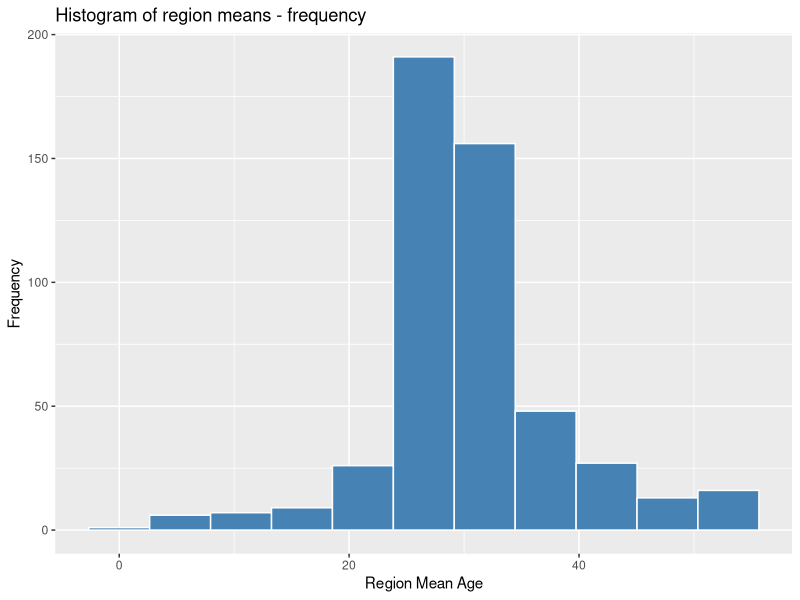
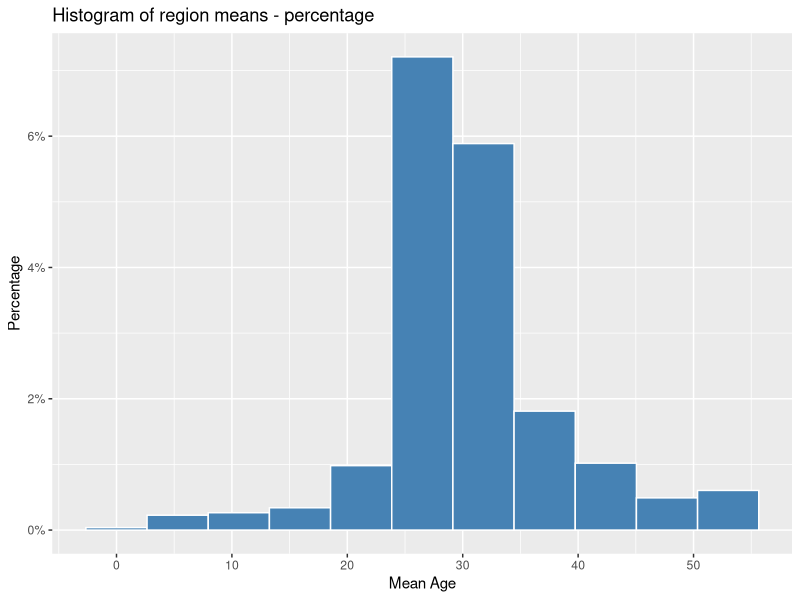
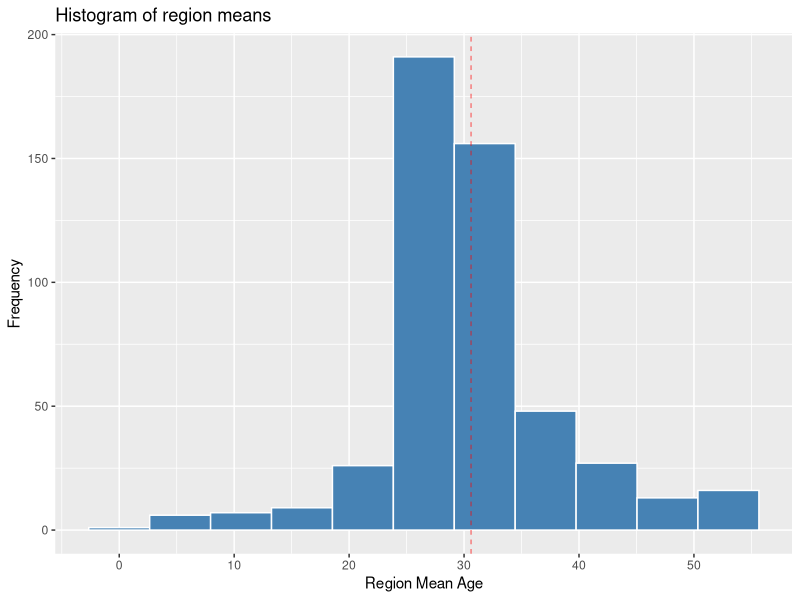
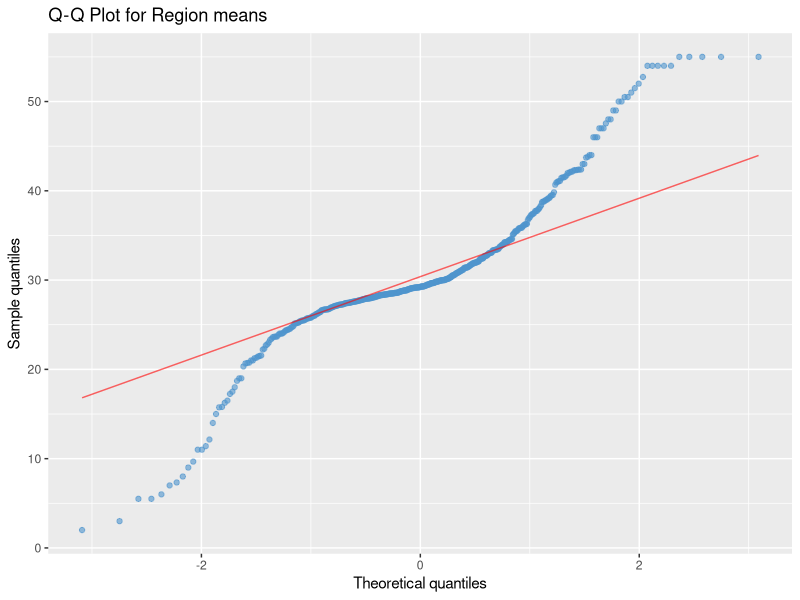
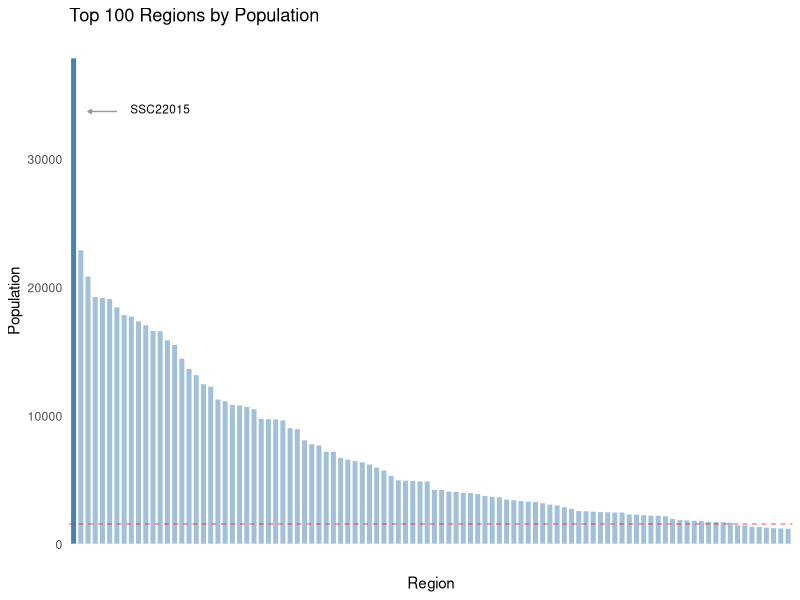
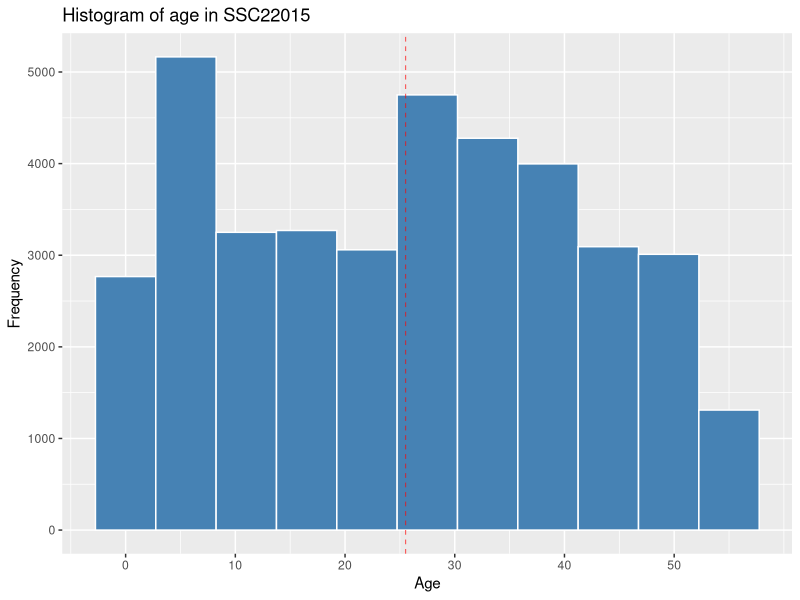
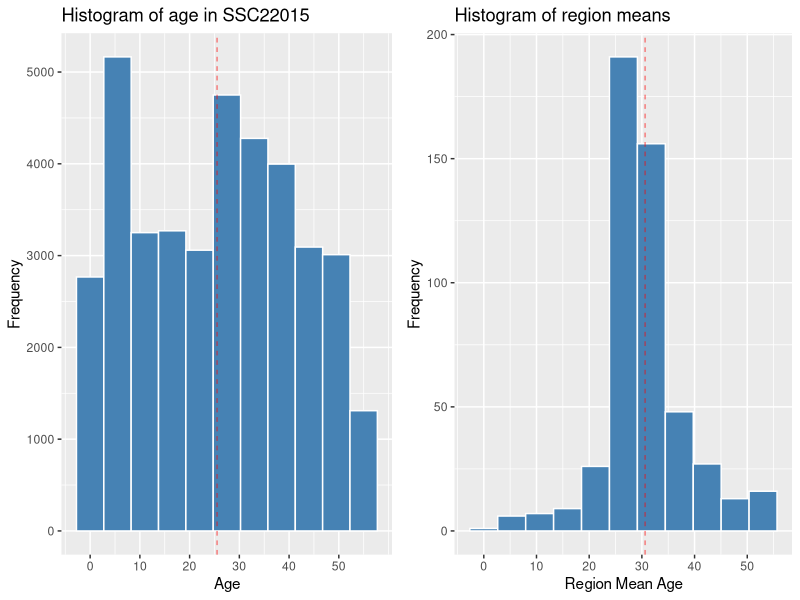
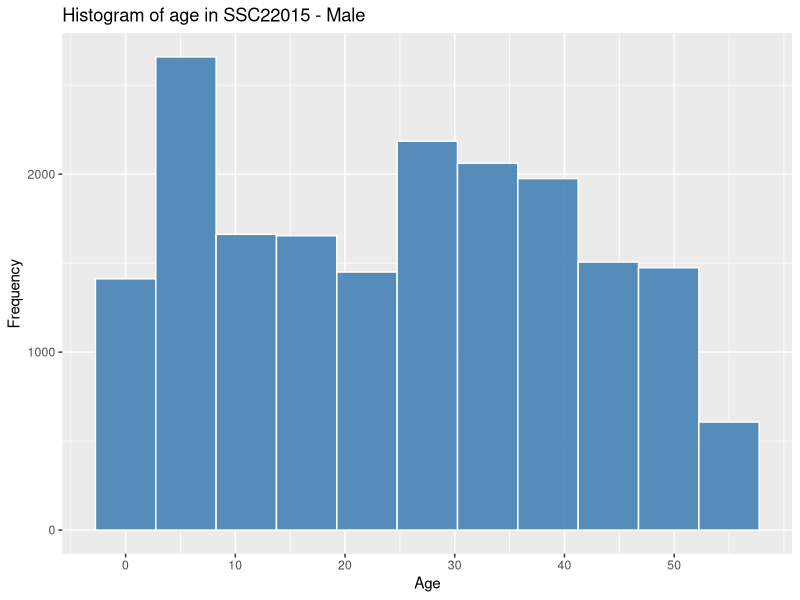

R code for these plots, in order:
## ---- chunk 1
knitr::opts_chunk$set(warning = FALSE, message = FALSE, fig.path = "man/figures/README-")
## ---- chunk 2

library(readr)
library(dplyr) 
library(tidyr)
library(ggplot2) 
library(scales)
library(magrittr)
library(here)
library(knitr)
library(forcats)

## ---- chunk 3

df <- read_csv(here("pop_dataset_0002.csv"), show_col_types = FALSE) %>% as_tibble()

## ---- chunk 4

df %>% head()

## ---- chunk 5
# Generate unique values and view first 10
unique_vals <- df %>% lapply(unique) %>% lapply(head, 10) 

# View variables
unique_vals
## ---- chunk 6

df$region %<>% as.factor()
df$gender %<>% as.factor()

## ---- chunk 7

df %>% select(c("age", "population")) %>%  summary()

## ---- chunk 8

df %>% str()

## ---- chunk 9
df %>%  head()

## ---- chunk 10

# Check for NA values
colSums(is.na(df))

## ---- chunk 11

df_uncount <- df %>% uncount(weights = population)

## ---- chunk 12

region_mean_age <- df_uncount$age %>% mean()
region_mean_age

## ---- chunk 13

region_stand_dev <- df_uncount$age %>% sd()
region_stand_dev

## ---- chunk 14

# Calculate mean age for each region - arrange by region code
region_means <- df_uncount %>% 
  group_by(region) %>% 
  summarise(mean_age = mean(age)) %>%
  arrange(region)

# View first 5 rows
region_means %>% head(5)

## ---- chunk 15

region_summary <- region_means %>% 
        summarise(Mean = mean(mean_age),
                  `Standard deviation` = sd(mean_age),
                  Minimum = min(mean_age),
                  `First quartile` = quantile(mean_age, probs = 0.25),
                  Median = median(mean_age),
                  `Third quartile` = quantile(mean_age,probs = 0.75),
                  Maximum = max(mean_age),
                  `Interquartile range` = IQR(mean_age))
region_summary

## ---- chunk 16

region_summary %>% t() %>% 
  kable(caption = "Summary statistics for region means", align = "lc", digits = 2)

## ---- chunk 17
region_means %>%  
  ggplot() +
  geom_histogram(aes(mean_age), bins = 11, color = "white", fill = "steelblue") +
  labs(x = "Region Mean Age", y = 'Frequency', title = "Histogram of region means - frequency")

## ---- chunk 18

region_means %>% ggplot() +
  geom_histogram(aes(x = mean_age, y = after_stat(density)), bins=11, color = "white", fill = "steelblue") +
  labs(title = "Histogram of region means - percentage", x = "Mean Age", y = "Percentage") +
  scale_y_continuous(labels = percent) +
  scale_x_continuous(breaks = seq(0,55,10)) 

## ---- chunk 19

plot_region_means <- region_means %>%  
  ggplot() +
  geom_histogram(aes(mean_age), bins = 11, color = "white", fill = "steelblue") +
  labs(x = "Region Mean Age", y = 'Frequency', title = "Histogram of region means") +
  scale_x_continuous(breaks = seq(0,55,10)) +
  geom_vline(aes(xintercept = mean(mean_age)), alpha = 0.6, color = 'red', linetype = 'dashed', size = 0.4)

plot_region_means

## ---- chunk 20

region_means %>% 
  ggplot(aes(sample = mean_age)) + 
  stat_qq(color = "steelblue3", alpha=0.6) + 
  stat_qq_line(color="red", alpha=0.6) +
  labs(x  = 'Theoretical quantiles', y = 'Sample quantiles', 
       title = 'Q-Q Plot for Region means')

## ---- chunk 21

sw_results <- shapiro.test(region_means$mean_age)
sw_results

sw_results$p.value

## ---- chunk 22

region_population <- df_uncount %>% 
  group_by(region) %>% 
  summarise(population = n()) %>% 
  arrange(desc(population))
region_population %>% head(5)

## ---- chunk 23

region_mean_pop <- region_population %>% mean(population)

# Set parameters to highlight region with largest population, with annotation 
highlight <- region_population[1,] 
region_max_code <-as.character(region_population[[1, "region"]])
annotation <- data.frame(x=13, y=region_population[[1,2]], label=region_max_code)

# Plot to show Top 100 Regions by population
region_population[1:100,] %>%  
  mutate(region = fct_reorder(region, desc(population))) %>%
  ggplot(aes(x = region, y = population)) +
  geom_bar(stat = "identity", colour="white", fill = "steelblue", alpha = 0.5) +
  geom_bar(data = highlight, aes(x = region, y = population), stat="identity", colour="white", fill = "steelblue") +
  scale_x_discrete(labels = NULL) +
  labs(x="Region", y="Population", title=paste("Top 100 Regions by Population")) +
  geom_text(data=annotation, aes( x=x, y=y-4000, label=label), size=3) +
  annotate("segment", x = 7, xend = 3, y = annotation$y-4200, yend = annotation$y - 4200, color = "grey60", size=0.5, arrow=arrow(angle = 30, length = unit(0.1, "cm"), type = "closed")) +
  geom_hline(data = region_population, aes(yintercept = mean(population)), alpha = 0.6, color = "red", linetype = "dashed", size = 0.4) +
  theme(panel.background = element_rect(NA), axis.ticks = element_blank())
## ---- chunk 24

pop_largest <- df_uncount %>% 
  filter(region == region_max_code)
## ---- chunk 25
largest_region_summary <- pop_largest %>%   
        summarise(Mean = mean(age),
                  `Standard deviation` = sd(age),
                  Minimum = min(age),
                  `First quartile` = quantile(age, probs = 0.25),
                  Median = median(age),
                  `Third quartile` = quantile(age,probs = 0.75),
                  Maximum = max(age),
                  `Interquartile range` = IQR(age))

largest_region_summary

## ---- chunk 26

largest_region_summary %>% t() %>% 
  kable(caption = paste("Summary statistics for region", region_max_code), align = "lc", digits = 2)

## ---- chunk 27

plot_largest_region <- pop_largest %>%  ggplot() +
  geom_histogram(aes(age), bins = 11, color = "white", fill = "steelblue") +
  labs(x = "Age", y = "Frequency", title = paste("Histogram of age in", region_max_code)) + scale_x_continuous(breaks = seq(0,55,10)) +
  geom_vline(aes(xintercept = mean(age)), alpha = 0.6, color = "red", linetype = "dashed", size = 0.4)
plot_largest_region

## ---- chunk 28

# Combine summary stats
sum_stats <- data.frame(cbind(t(largest_region_summary), t(region_summary)))
# View table of summary stats for comparison  
sum_stats %>% kable(align = "lll", digits = 2, col.names = c(region_max_code, "All regions"))

## ---- chunk 29

ggpubr::ggarrange(plot_largest_region, plot_region_means, ncol = 2, nrow=1)

## ---- chunk 30

pop_largest %>% filter(gender == "M") %>% 
  ggplot() + 
  geom_histogram(aes(x = age), color = "white", alpha = 0.9, fill = "steelblue", bins=11) +
  scale_x_continuous(breaks = seq(0,55,10)) + 
  labs(x = "Age", y = "Frequency", title = paste("Histogram of age in", region_max_code,"- Male"))

## ---- chunk 31

pop_largest %>% filter(gender == "F") %>% 
  ggplot(aes(x = age)) + 
  geom_histogram(color = "white", alpha = 0.8, fill = "coral1", bins=11) +
  scale_x_continuous(breaks = seq(0,55,10)) + 
  labs(x = "Age", y = "Frequency", title = paste("Histogram of age in", region_max_code,"- Female"))

## ---- chunk 32

pop_largest %>% 
  ggplot(aes(x = age)) + 
  geom_histogram(color = "white", fill = "steelblue", bins=11) + 
  labs(x = "Age", y = "Frequency", title = "Histogram of Age - by Gender") +
  scale_x_continuous(breaks = seq(0,55,10)) +   
  facet_wrap(~gender, labeller = labeller(gender = c("F" = "Female", "M" ="Male")))

## ---- chunk 33

pop_largest %>%
  ggplot(mapping = aes(x = age, fill = gender), ) +
  geom_histogram(bins=11, alpha=0.6, position = "identity", color = "white") +
  scale_x_continuous(breaks = seq(0,55,10))  +
  scale_fill_manual(values = c("coral2", "steelblue3")) +
  labs(x = "Age", y = "Frequency", title = "Histogram of Age - comparing Gender")

## ---- chunk 34

# Add factor for age group- older/younger
df_groups <- df_uncount %>%
  mutate(age_group = factor(case_when(
    age < 40 ~ "Younger",
    age >= 40 ~ "Older"
  )))
## ---- chunk 35
# Generate ratios for older/younger age groups by region
region_age_stats <- df_groups %>% 
  group_by(region) %>% 
  summarise(population = n(),
            older = sum(age_group == "Older"),
            younger = sum(age_group == "Younger"),
            ratio_older_to_younger = older/younger)

# View first 6 rows
region_age_stats %>%  head()

## ---- chunk 36

# Create plot ratio older/younger vs population
region_age_stats %>%
  ggplot(aes(x = population, y = ratio_older_to_younger)) + 
  geom_point(alpha=0.3) +
  geom_hline(aes(yintercept = 1), alpha = 0.6, color = 'red', linetype = 'dashed', size = 0.4) +
  labs(x = "Population", y = "Ratio", title = "Ratio of Older/Younger per Region by Population size")

## ---- chunk 37

# Create plot ratio for populations under 250 
plot_less_250 <- region_age_stats %>% filter (population < 200) %>% 
  ggplot(aes(x = population, y = ratio_older_to_younger)) + 
  geom_point(alpha=0.4) +
  geom_hline(aes(yintercept = 1), alpha = 0.6, color = 'red', linetype = 'dashed', size = 0.4) +
  labs(x = "Population", y = "Ratio", title = "Ratio of Older/Younger per Region by Population - under 250")
## ---- chunk 38
# Create plot ratio for populations 250 and over 
plot_over_250 <- region_age_stats %>%
  filter (population >= 200) %>% 
  ggplot(aes(x = population, y = ratio_older_to_younger)) + 
  geom_point(alpha=0.4) +
  geom_hline(aes(yintercept = 1), alpha = 0.6, color = 'red', linetype = 'dashed', size = 0.4) +
  labs(x = "Population", y = "Ratio", title = "Ratio of Older/Younger per Region by Population - 250 and over")

# View plots
ggpubr::ggarrange(plot_less_250, plot_over_250, ncol = 2, nrow=1)
## ---- chunk 39

region_gender_stats <- df_groups %>% group_by(region) %>% 
  summarise(population = n(),
            female = sum(gender == "F"),
            male = sum(gender == "M"),
            ratio_male_to_female = male/female)
region_gender_stats %>%  head(5)

## ---- chunk 40

region_gender_stats %>% ggplot(aes(x = population, y = ratio_male_to_female)) + 
  geom_point(alpha=0.3) +
  geom_hline(aes(yintercept = 1), alpha = 0.6, color = 'red', linetype = 'dashed', size = 0.4) +
  labs(x = "Population", y = "Ratio", title = "Ratio of Gender per Region by Population size")

## ---- chunk 41

# Get top 2 regions by filtering on selection criteria (age and gender)
top_5_regions <- 
  df_groups %>% 
  group_by(region) %>% 
  filter(age >= 18 & age < 23) %>% 
  summarise(population = n(),
            female = sum(gender == "F"),
            male = sum(gender == "M"),
            ratio_male_to_female = male/female) %>% 
  arrange(desc(population)) %>% head(5)

top_5_regions

## ---- chunk 42

# Calculate expected attendance based on 15% attendance
target <- top_5_regions %>% 
  select("region", "female") %>% 
  rename(target_population = female) %>% 
  mutate(expected_attendance = round(target_population * 0.15),
         double_attendance = round(target_population * 0.3)) %>% 
  arrange(desc(target_population)) %>% head(2)
target

## ---- chunk 43

# Probability - 15%
p <- 0.15

# Region 1 parameters
target_region1 <- target$double_attendance[1]
n1 <- target$target_population[1]

# Calculate Region 1 probability
p_region1 <- pbinom(target_region1, size = n1, prob = p, lower.tail = FALSE)

# Region 2 parameters
target_region2 <- target$double_attendance[2]
n2 <- target$target_population[2]

# Calculate Region 1 probability
p_region2 <- pbinom(target_region2, size = n2, prob = p, lower.tail = FALSE)
## ---- chunk 44

# Probability of achieving 30% attendance in Region 1
p_region1 

# Probability of achieving 30% attendance in Region 2
p_region2

